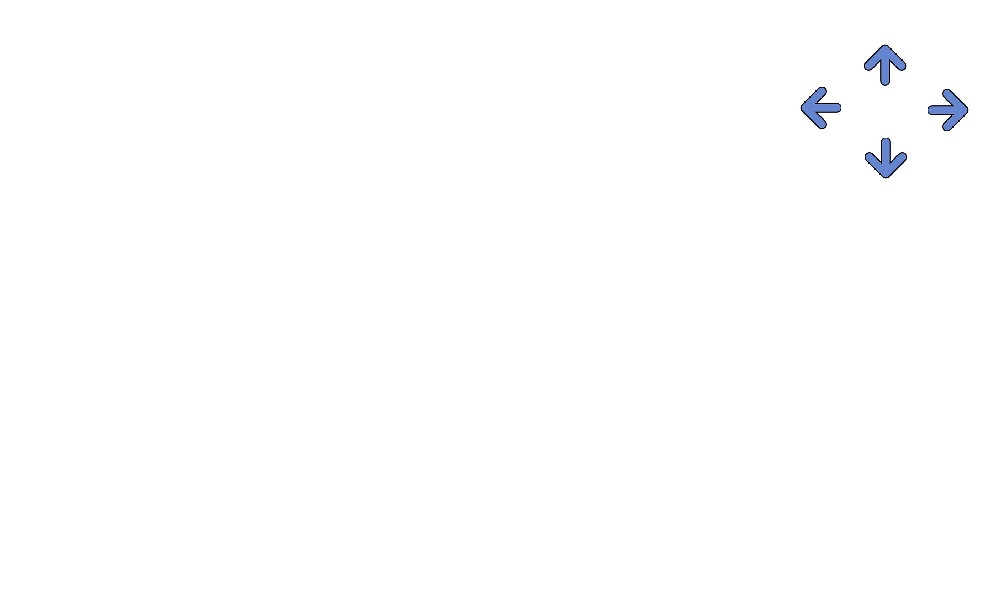
#> input picture data/arrow.jpg, 1000 x 600 px
$ python game1.py
#> lines starting #> are read from the running program, lines starting #| are printed output that depends on the picture
### Python files/blinkcheck1.py
#set up connection to device
#collect realtime data from device
#return true if blincked

import cv2
raw_data =54  #supppose


def check_blink():
        ## pressing enter retunrs True - moves the tect forward
        key = cv2.waitKey(3000)
        if key == 13:
            return True;
        else:

            return False;


### game1.py
### run as main module

import cv2
import numpy as np
import blinkcheck1 as bc
import timeit
w = 52
h = 52


def main_program():

    blink = bool(0)
    finished = bool(0)
    start = timeit.default_timer()

#Your statements here


    size = 600,1000, 3
    background = np.zeros(size, dtype=np.uint8)
    img = cv2.imread('./data/arrow.jpg')
#> img is the input picture: shape (600, 1000, 3); mean B, G, R 254.5, 254.2, 254.1
    cv2.putText(background, " Blink to select the correct direction",\
                (165,52), cv2.FONT_HERSHEY_SIMPLEX, 1,(0,58, 255),2)

    start_pos_x = 140
    start_pos_y = 300

    # position to place rect box

    backgnd = cv2.addWeighted(img,0.5,background,0.9,0)  # add two images
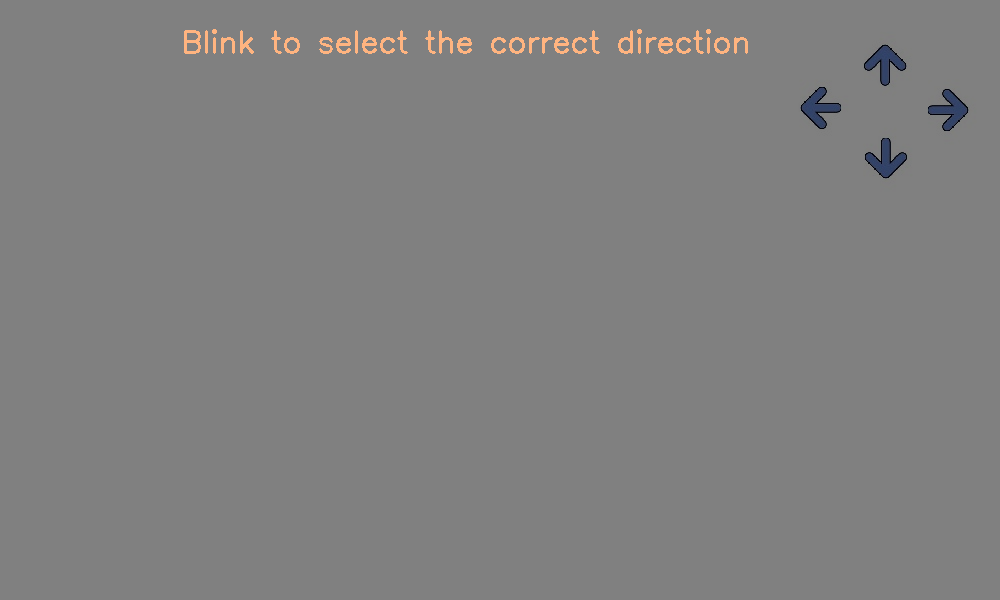
#> backgnd: shape (600, 1000, 3); mean B, G, R 127.7, 127.9, 128.3
    temp = backgnd.copy()
    cv2.rectangle(temp,(start_pos_x, start_pos_y),(start_pos_x+w,\
                    start_pos_y+h),(25,2,255),25)
    cv2.imshow('Vehicle Guidance' , temp)
    while 1:

        temp = backgnd.copy()
        #place rect

        blink = bc.check_blink()   #bc module returns true if blinked
#> (key Esc is pressed here)
        print ("blink = " , blink)


        if blink == True:          #if blinked, check the arrow direction
           if start_pos_x==140:
               stop = timeit.default_timer()

           start_pos_y = start_pos_y-h

           cv2.rectangle(temp,(859,38),(859+w,38+h),(25,2,255),2)                     #change the color of rect
           cv2.putText(temp, "Blinked!!",\
             (856,32), cv2.FONT_HERSHEY_SIMPLEX, 1,(0,58, 255),2)

        else:  #false

            cv2.rectangle(temp,(859,38),(859+w,38+h),(0,255,0),2)

        if start_pos_x < 880:  #check the box has reached the end mark
            cv2.rectangle(temp,(start_pos_x, start_pos_y),(start_pos_x+w,\
                    start_pos_y+h),(25,2,255),25)   #move forward
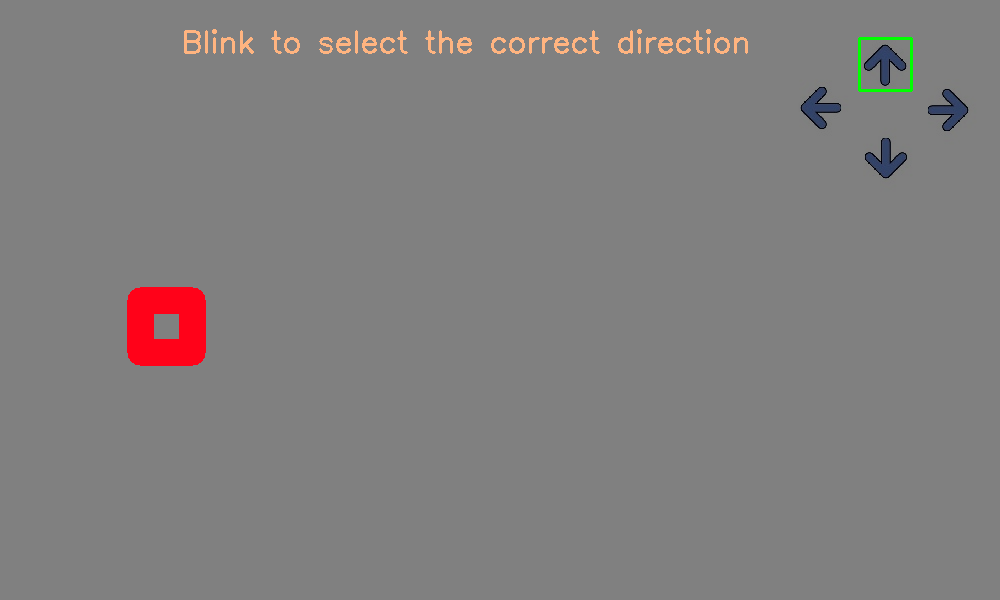
#> temp: shape (600, 1000, 3); mean B, G, R 126.7, 126.9, 129.3
        else:
            if finished == False:

                stop = timeit.default_timer()
            finished = True
            time = int(stop - start)

            start_pos_x = 900
            start_pos_y = 300
            cv2.putText(temp, "Completed!",\
             (400,200), cv2.FONT_HERSHEY_SIMPLEX, 1,(0,58, 255),2)
            cv2.putText(temp, str(time)+" seconds",\
             (407,228), cv2.FONT_HERSHEY_SIMPLEX, 1,(0,58, 255),2)
            cv2.rectangle(temp,(start_pos_x, start_pos_y),(start_pos_x+w,\
                    start_pos_y+h),(25,200,255),25)


        cv2.imshow('Vehicle Guidance' ,temp)
        key = cv2.waitKey(10)
#> (key Esc is pressed here)
        if key == 27:
            break;

    key = cv2.waitKey()
#> (key Esc is pressed here)
    if key == 27:
        cv2.destroyAllWindows()
    return;
main_program()
